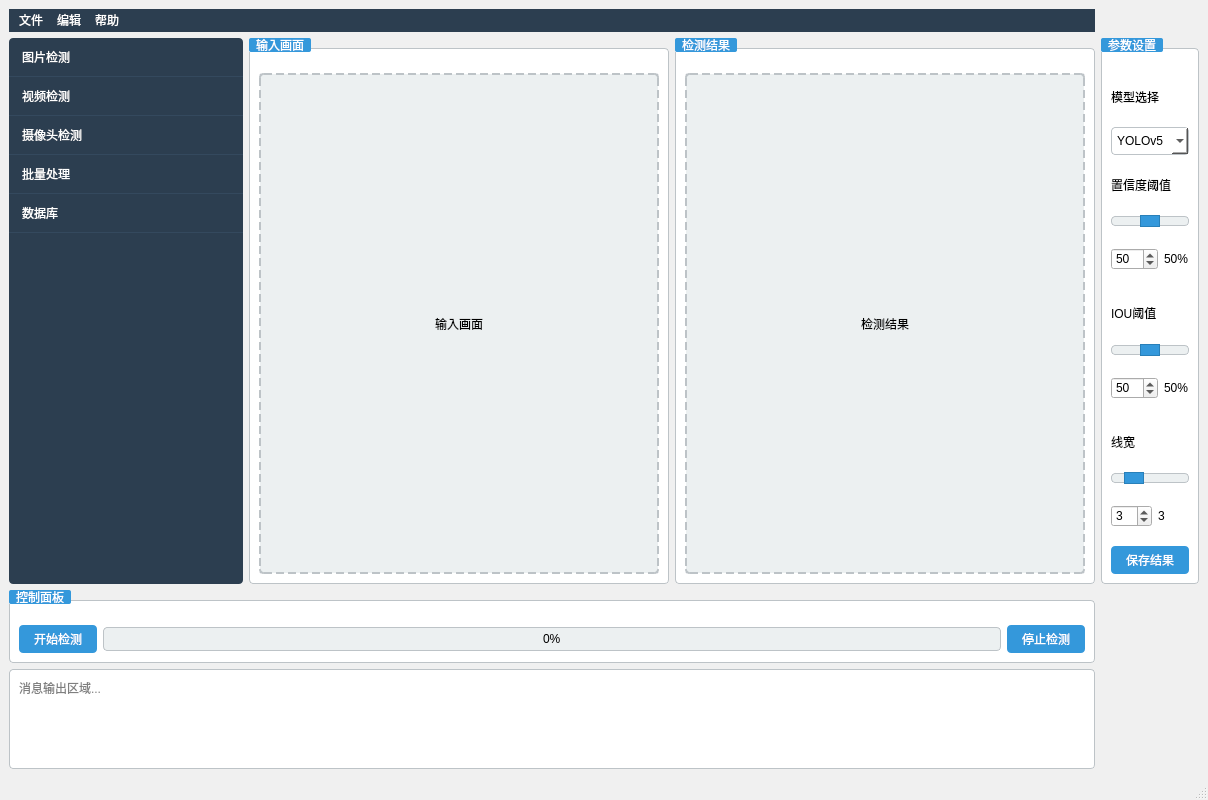
<?xml version="1.0" encoding="UTF-8"?>
<ui version="4.0">
 <class>MainWindow</class>
 <widget class="QMainWindow" name="MainWindow">
  <property name="geometry">
   <rect>
    <x>0</x>
    <y>0</y>
    <width>1208</width>
    <height>800</height>
   </rect>
  </property>
  <property name="windowTitle">
   <string>MYYOLO SYSTEM</string>
  </property>
  <property name="styleSheet">
   <string notr="true">QMainWindow {
    background-color: #f0f0f0;
}
QMenuBar {
    background-color: #2c3e50;
    color: white;
}
QMenuBar::item:selected {
    background-color: #34495e;
}
QMenu {
    background-color: #2c3e50;
    color: white;
}
QMenu::item:selected {
    background-color: #34495e;
}
QPushButton {
    background-color: #3498db;
    color: white;
    border: none;
    padding: 5px 15px;
    border-radius: 4px;
}
QPushButton:hover {
    background-color: #2980b9;
}
QPushButton:pressed {
    background-color: #1c6ea4;
}
QComboBox {
    border: 1px solid #bdc3c7;
    border-radius: 4px;
    padding: 5px;
    background-color: white;
}
QSlider::groove:horizontal {
    border: 1px solid #bdc3c7;
    height: 8px;
    background: #ecf0f1;
    margin: 2px 0;
    border-radius: 4px;
}
QSlider::handle:horizontal {
    background: #3498db;
    border: 1px solid #2980b9;
    width: 18px;
    margin: -2px 0;
    border-radius: 9px;
}
QProgressBar {
    border: 1px solid #bdc3c7;
    border-radius: 4px;
    text-align: center;
    background-color: #ecf0f1;
}
QProgressBar::chunk {
    background-color: #3498db;
    border-radius: 3px;
}
QTextEdit {
    border: 1px solid #bdc3c7;
    border-radius: 4px;
    padding: 5px;
    background-color: white;
}
QGroupBox {
    border: 1px solid #bdc3c7;
    border-radius: 4px;
    margin-top: 10px;
    padding-top: 15px;
    background-color: white;
}
QGroupBox::title {
    subcontrol-origin: margin;
    subcontrol-position: top left;
    padding: 0 5px;
    background-color: #3498db;
    color: white;
    border-radius: 2px;
}</string>
  </property>
  <widget class="QWidget" name="centralwidget">
   <layout class="QGridLayout" name="gridLayout">
    <item row="0" column="0" colspan="3">
     <widget class="QMenuBar" name="menuBar">
      <widget class="QMenu" name="menuFile">
       <property name="title">
        <string>文件</string>
       </property>
      </widget>
      <widget class="QMenu" name="menuEdit">
       <property name="title">
        <string>编辑</string>
       </property>
      </widget>
      <widget class="QMenu" name="menuHelp">
       <property name="title">
        <string>帮助</string>
       </property>
      </widget>
      <addaction name="menuFile"/>
      <addaction name="menuEdit"/>
      <addaction name="menuHelp"/>
     </widget>
    </item>
    <item row="1" column="0">
     <widget class="QListWidget" name="menuList">
      <property name="minimumSize">
       <size>
        <width>200</width>
        <height>0</height>
       </size>
      </property>
      <property name="styleSheet">
       <string notr="true">QListWidget {
    background-color: #2c3e50;
    color: white;
    border: none;
    border-radius: 4px;
}
QListWidget::item {
    padding: 10px;
    border-bottom: 1px solid #34495e;
}
QListWidget::item:selected {
    background-color: #3498db;
}</string>
      </property>
      <item>
       <property name="text">
        <string>图片检测</string>
       </property>
      </item>
      <item>
       <property name="text">
        <string>视频检测</string>
       </property>
      </item>
      <item>
       <property name="text">
        <string>摄像头检测</string>
       </property>
      </item>
      <item>
       <property name="text">
        <string>批量处理</string>
       </property>
      </item>
      <item>
       <property name="text">
        <string>数据库</string>
       </property>
      </item>
     </widget>
    </item>
    <item row="1" column="1">
     <widget class="QGroupBox" name="inputGroup">
      <property name="title">
       <string>输入画面</string>
      </property>
      <layout class="QVBoxLayout" name="verticalLayout">
       <item>
        <widget class="QLabel" name="inputLabel">
         <property name="minimumSize">
          <size>
           <width>400</width>
           <height>300</height>
          </size>
         </property>
         <property name="styleSheet">
          <string notr="true">QLabel {
    background-color: #ecf0f1;
    border: 2px dashed #bdc3c7;
    border-radius: 4px;
}</string>
         </property>
         <property name="text">
          <string>输入画面</string>
         </property>
         <property name="alignment">
          <set>Qt::AlignmentFlag::AlignCenter</set>
         </property>
        </widget>
       </item>
      </layout>
     </widget>
    </item>
    <item row="1" column="2">
     <widget class="QGroupBox" name="outputGroup">
      <property name="title">
       <string>检测结果</string>
      </property>
      <layout class="QVBoxLayout" name="verticalLayout_2">
       <item>
        <widget class="QLabel" name="outputLabel">
         <property name="minimumSize">
          <size>
           <width>400</width>
           <height>300</height>
          </size>
         </property>
         <property name="styleSheet">
          <string notr="true">QLabel {
    background-color: #ecf0f1;
    border: 2px dashed #bdc3c7;
    border-radius: 4px;
}</string>
         </property>
         <property name="text">
          <string>检测结果</string>
         </property>
         <property name="alignment">
          <set>Qt::AlignmentFlag::AlignCenter</set>
         </property>
        </widget>
       </item>
      </layout>
     </widget>
    </item>
    <item row="2" column="0" colspan="3">
     <widget class="QGroupBox" name="controlGroup">
      <property name="title">
       <string>控制面板</string>
      </property>
      <layout class="QHBoxLayout" name="horizontalLayout">
       <item>
        <widget class="QPushButton" name="startButton">
         <property name="text">
          <string>开始检测</string>
         </property>
        </widget>
       </item>
       <item>
        <widget class="QProgressBar" name="progressBar">
         <property name="value">
          <number>0</number>
         </property>
        </widget>
       </item>
       <item>
        <widget class="QPushButton" name="stopButton">
         <property name="text">
          <string>停止检测</string>
         </property>
        </widget>
       </item>
      </layout>
     </widget>
    </item>
    <item row="1" column="3">
     <widget class="QGroupBox" name="settingsGroup">
      <property name="title">
       <string>参数设置</string>
      </property>
      <layout class="QVBoxLayout" name="verticalLayout_3">
       <item>
        <widget class="QLabel" name="modelLabel">
         <property name="text">
          <string>模型选择</string>
         </property>
        </widget>
       </item>
       <item>
        <widget class="QComboBox" name="modelComboBox">
         <item>
          <property name="text">
           <string>YOLOv5</string>
          </property>
         </item>
         <item>
          <property name="text">
           <string>YOLOv8</string>
          </property>
         </item>
        </widget>
       </item>
       <item>
        <widget class="QLabel" name="confidenceLabel">
         <property name="text">
          <string>置信度阈值</string>
         </property>
        </widget>
       </item>
       <item>
        <widget class="QSlider" name="confidenceSlider">
         <property name="minimum">
          <number>0</number>
         </property>
         <property name="maximum">
          <number>100</number>
         </property>
         <property name="value">
          <number>50</number>
         </property>
         <property name="orientation">
          <enum>Qt::Orientation::Horizontal</enum>
         </property>
        </widget>
       </item>
       <item>
        <layout class="QHBoxLayout" name="confidenceValueLayout">
         <item>
          <widget class="QSpinBox" name="confidenceSpinBox">
           <property name="minimum">
            <number>0</number>
           </property>
           <property name="maximum">
            <number>100</number>
           </property>
           <property name="value">
            <number>50</number>
           </property>
          </widget>
         </item>
         <item>
          <widget class="QLabel" name="confidenceValueLabel">
           <property name="text">
            <string>50%</string>
           </property>
          </widget>
         </item>
        </layout>
       </item>
       <item>
        <widget class="QLabel" name="iouLabel">
         <property name="text">
          <string>IOU阈值</string>
         </property>
        </widget>
       </item>
       <item>
        <widget class="QSlider" name="iouSlider">
         <property name="minimum">
          <number>0</number>
         </property>
         <property name="maximum">
          <number>100</number>
         </property>
         <property name="value">
          <number>50</number>
         </property>
         <property name="orientation">
          <enum>Qt::Orientation::Horizontal</enum>
         </property>
        </widget>
       </item>
       <item>
        <layout class="QHBoxLayout" name="iouValueLayout">
         <item>
          <widget class="QSpinBox" name="iouSpinBox">
           <property name="minimum">
            <number>0</number>
           </property>
           <property name="maximum">
            <number>100</number>
           </property>
           <property name="value">
            <number>50</number>
           </property>
          </widget>
         </item>
         <item>
          <widget class="QLabel" name="iouValueLabel">
           <property name="text">
            <string>50%</string>
           </property>
          </widget>
         </item>
        </layout>
       </item>
       <item>
        <widget class="QLabel" name="lineWidthLabel">
         <property name="text">
          <string>线宽</string>
         </property>
        </widget>
       </item>
       <item>
        <widget class="QSlider" name="lineWidthSlider">
         <property name="minimum">
          <number>1</number>
         </property>
         <property name="maximum">
          <number>10</number>
         </property>
         <property name="value">
          <number>3</number>
         </property>
         <property name="orientation">
          <enum>Qt::Orientation::Horizontal</enum>
         </property>
        </widget>
       </item>
       <item>
        <layout class="QHBoxLayout" name="lineWidthValueLayout">
         <item>
          <widget class="QSpinBox" name="lineWidthSpinBox">
           <property name="minimum">
            <number>1</number>
           </property>
           <property name="maximum">
            <number>10</number>
           </property>
           <property name="value">
            <number>3</number>
           </property>
          </widget>
         </item>
         <item>
          <widget class="QLabel" name="lineWidthValueLabel">
           <property name="text">
            <string>3</string>
           </property>
          </widget>
         </item>
        </layout>
       </item>
       <item>
        <widget class="QPushButton" name="saveButton">
         <property name="text">
          <string>保存结果</string>
         </property>
        </widget>
       </item>
      </layout>
     </widget>
    </item>
    <item row="3" column="0" colspan="3">
     <widget class="QTextEdit" name="messageOutput">
      <property name="minimumSize">
       <size>
        <width>0</width>
        <height>100</height>
       </size>
      </property>
      <property name="maximumSize">
       <size>
        <width>16777215</width>
        <height>100</height>
       </size>
      </property>
      <property name="readOnly">
       <bool>true</bool>
      </property>
      <property name="placeholderText">
       <string>消息输出区域...</string>
      </property>
     </widget>
    </item>
   </layout>
  </widget>
  <widget class="QStatusBar" name="statusBar"/>
 </widget>
 <resources/>
 <connections/>
</ui>
